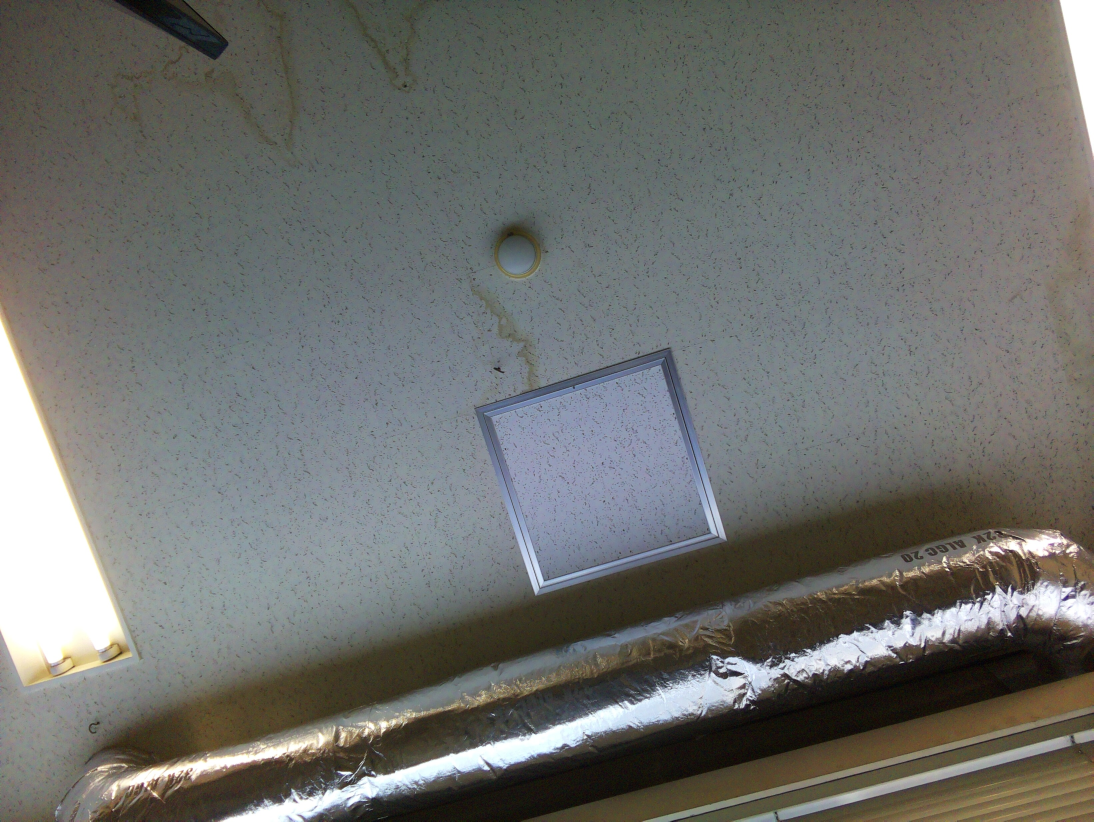
#> input picture study/src/image.jpg, 3280 x 2464 px, given in place of the camera (shown at 1/3 size)
$ python color_search_webcam.py
#> lines starting #> are read from the running program, lines starting #| are printed output that depends on the picture; after the words box and inside, x2 and y2 are one past the last pixel; in counts of white or black regions, pixels touching at a corner belong together
# 色の閾値を調整するためのコード（Webカメラ版）

import cv2
import numpy as np

# === パラメータ ===
MIN_AREA = 15

# === Webカメラ設定 ===
CAMERA_INDEX = 0
CAMERA_WIDTH = 640
CAMERA_HEIGHT = 480

cap = cv2.VideoCapture(CAMERA_INDEX, cv2.CAP_DSHOW)

if not cap.isOpened():
    raise RuntimeError(f"Webカメラが開けません。CAMERA_INDEX={CAMERA_INDEX} を確認してください")

cap.set(cv2.CAP_PROP_FRAME_WIDTH, CAMERA_WIDTH)
cap.set(cv2.CAP_PROP_FRAME_HEIGHT, CAMERA_HEIGHT)


# === 小領域除去 ===
def filter_small_components(mask, min_area):
    num, labels, stats, _ = cv2.connectedComponentsWithStats(mask, connectivity=8)
    filtered = np.zeros_like(mask)

    for i in range(1, num):
        if stats[i, cv2.CC_STAT_AREA] >= min_area:
            filtered[labels == i] = 255

    return filtered


# === HSV 色範囲 ===
lower_red1 = np.array([0,   80,   0])
upper_red1 = np.array([20,   255, 255])

lower_red2 = np.array([170, 80,   0])
upper_red2 = np.array([180, 255, 255])

lower_green = np.array([55,  60,   0])
upper_green = np.array([85, 255, 255])


while True:
    ret, image = cap.read()
#> image is the input picture: shape (2464, 3280, 3); mean B, G, R 108.4, 111.6, 110.3

    if not ret:
        break

    hsv = cv2.cvtColor(image, cv2.COLOR_BGR2HSV)
#> hsv: shape (2464, 3280, 3); mean H, S, V 63.5, 40.2, 117.4

    mask_red = cv2.bitwise_or(
        cv2.inRange(hsv, lower_red1, upper_red1),
        cv2.inRange(hsv, lower_red2, upper_red2)
    )
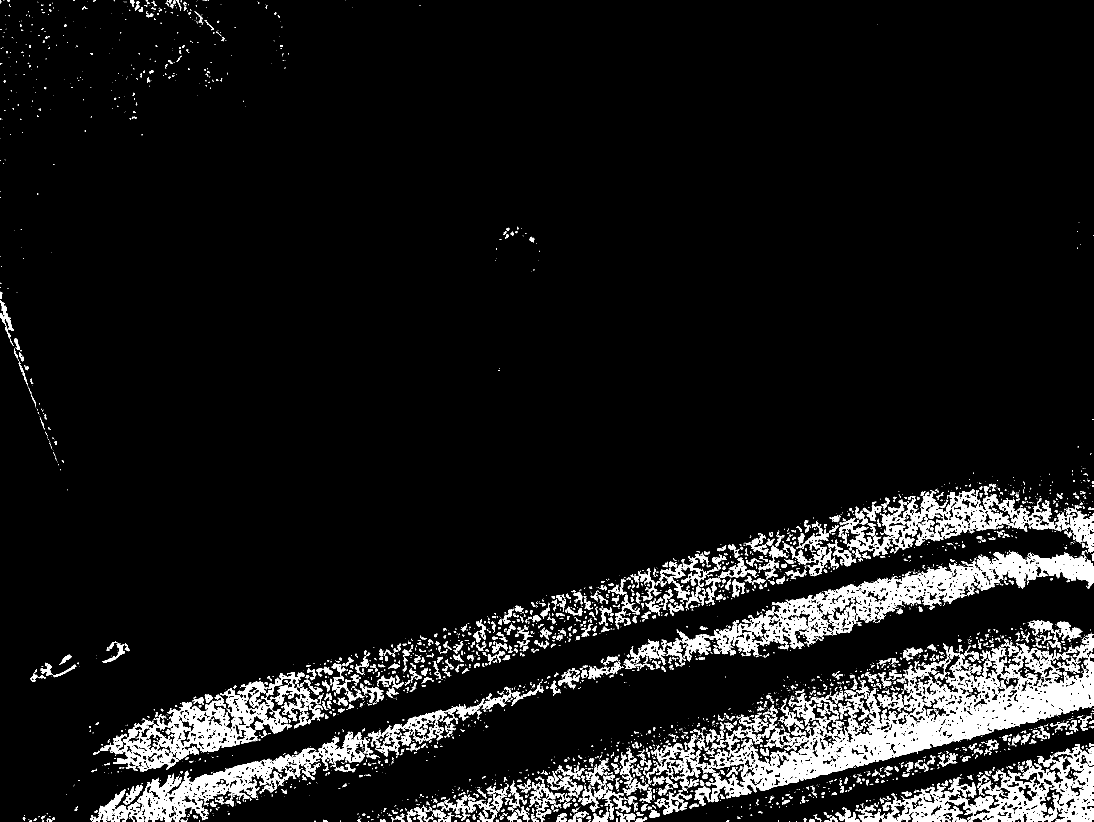
#> mask_red: shape (2464, 3280) (shown at 1/3 size); 7.8% white; 4741 white regions (3291 under 20 px), largest, box (x1, y1, x2, y2) and area: (2084, 1900, 3280, 2417) 132127, (2038, 1655, 3280, 1985) 77582, (270, 2195, 1110, 2464) 42998

    mask_green = cv2.inRange(hsv, lower_green, upper_green)
#> mask_green: shape (2464, 3280); 0.14% white; 1108 white regions (916 under 20 px), largest, box (x1, y1, x2, y2) and area: (474, 0, 498, 24) 248, (640, 122, 667, 139) 151, (519, 30, 537, 44) 122

    mask_red_filtered = filter_small_components(mask_red, MIN_AREA)
#> in filter_small_components, `num, labels, stats, _ = cv2.connectedComponentsWithStats(mask, connect..`:
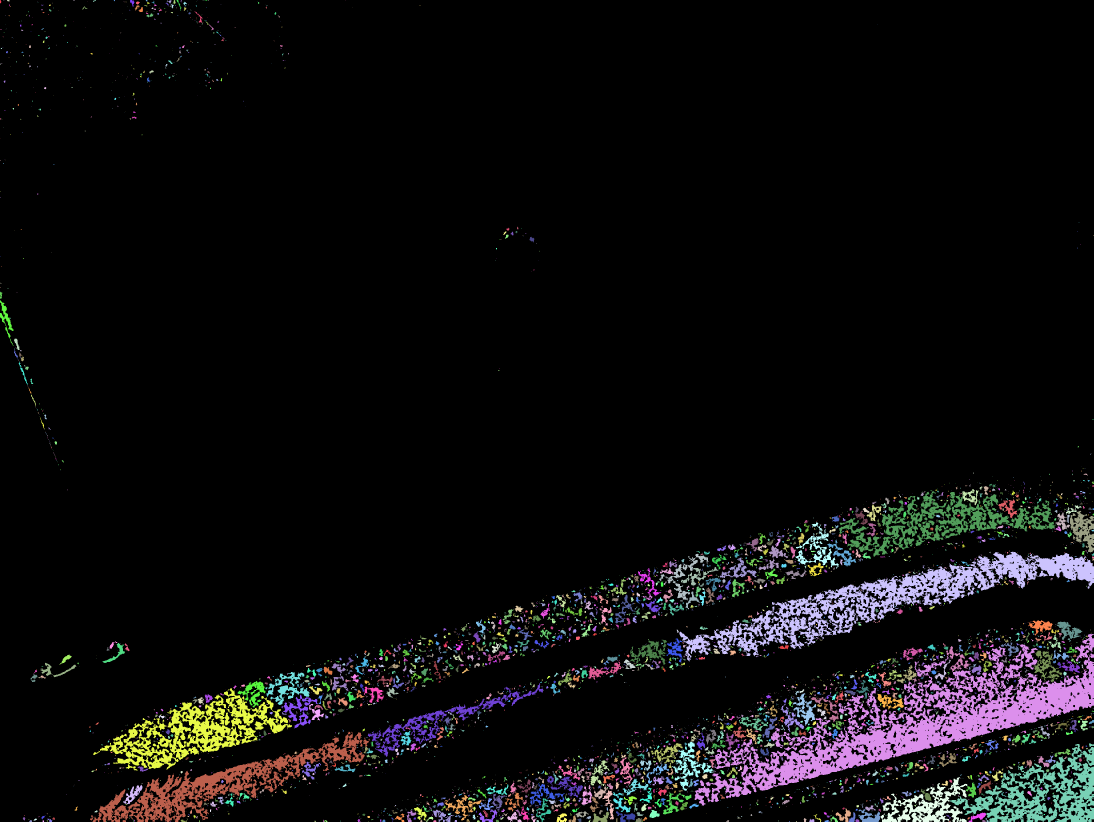
#> labels: shape (2464, 3280) int32 (shown at 1/3 size); 4742 distinct labels, from 0 to 4741; one colour per label, 0 black
#> in filter_small_components, `num, labels, stats, _ = cv2.connectedComponentsWithStats(mask, connect..`: num = 4742
#> after the loop in filter_small_components, `for i in range(1, num):`:
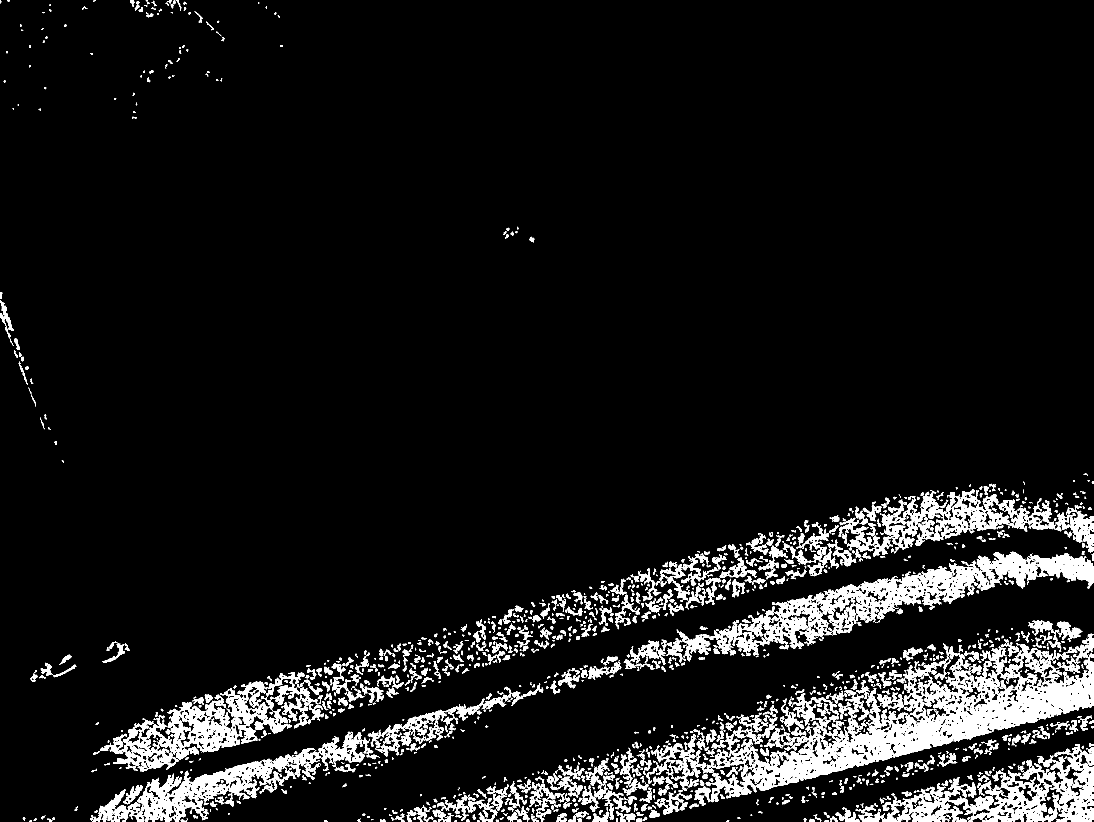
#> filtered: shape (2464, 3280) (shown at 1/3 size); 7.6% white; 1645 white regions (195 under 20 px), largest, box (x1, y1, x2, y2) and area: (2084, 1900, 3280, 2417) 132127, (2038, 1655, 3280, 1985) 77582, (270, 2195, 1110, 2464) 42998
    mask_green_filtered = filter_small_components(mask_green, MIN_AREA)
#> in filter_small_components (call 2), `num, labels, stats, _ = cv2.connectedComponentsWithStats(mask, connect..`: labels: shape (2464, 3280) int32; 1109 distinct labels, from 0 to 1108
#> in filter_small_components (call 2), `num, labels, stats, _ = cv2.connectedComponentsWithStats(mask, connect..`: num = 1109; stats = 1109 rows, first 6: [0, 0, 3280, 2464, 8070514], [230, 0, 2, 2, 3], [377, 0, 5, 3, 8], [383, 0, 3, 3, 6], [404, 0, 8, 6, 21], [416, 0, 8, 4, 26]

    output = np.zeros_like(image)
    output[mask_red_filtered > 0] = [0, 0, 255]
    output[mask_green_filtered > 0] = [0, 255, 0]

    cv2.imshow("Original Camera", image)
    cv2.imshow("Combined Output", output)
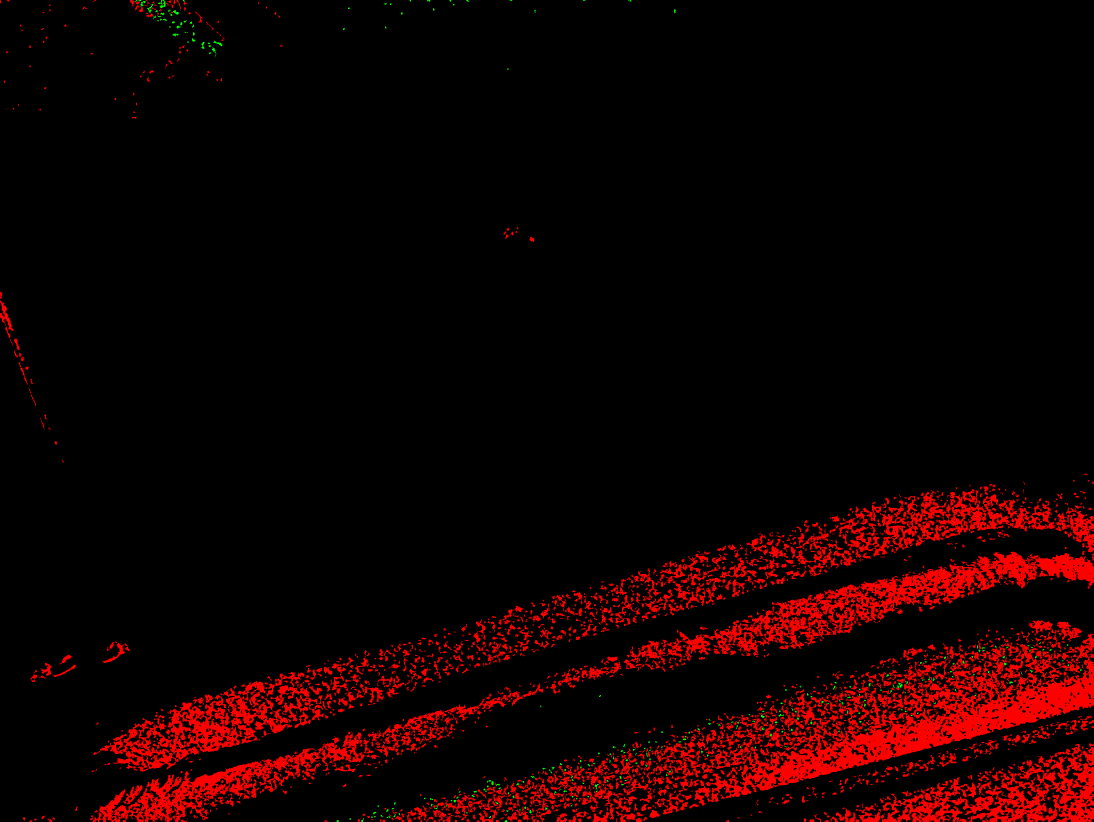
#> window 'Combined Output': shape (2464, 3280, 3) (shown at 1/3 size); mean B, G, R 0, 0.2, 19.4

    if cv2.waitKey(1) & 0xFF == 27:
#> (key Esc is pressed here)
        break


cap.release()
cv2.destroyAllWindows()
